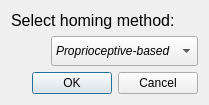
<?xml version="1.0" encoding="UTF-8"?>
<ui version="4.0">
 <class>HomingDialog</class>
 <widget class="QDialog" name="HomingDialog">
  <property name="geometry">
   <rect>
    <x>0</x>
    <y>0</y>
    <width>290</width>
    <height>105</height>
   </rect>
  </property>
  <property name="sizePolicy">
   <sizepolicy hsizetype="Fixed" vsizetype="Fixed">
    <horstretch>0</horstretch>
    <verstretch>0</verstretch>
   </sizepolicy>
  </property>
  <property name="windowTitle">
   <string>Homing Window</string>
  </property>
  <property name="windowIcon">
   <iconset resource="../../resources/resources.qrc">
    <normaloff>:/img/img/grab.jpg</normaloff>:/img/img/grab.jpg</iconset>
  </property>
  <layout class="QVBoxLayout" name="verticalLayout">
   <property name="sizeConstraint">
    <enum>QLayout::SetFixedSize</enum>
   </property>
   <item>
    <widget class="QLabel" name="label">
     <property name="font">
      <font>
       <pointsize>12</pointsize>
      </font>
     </property>
     <property name="text">
      <string>Select homing method:</string>
     </property>
    </widget>
   </item>
   <item>
    <layout class="QHBoxLayout" name="horizontalLayout">
     <item>
      <spacer name="horizontalSpacer">
       <property name="orientation">
        <enum>Qt::Horizontal</enum>
       </property>
       <property name="sizeHint" stdset="0">
        <size>
         <width>40</width>
         <height>20</height>
        </size>
       </property>
      </spacer>
     </item>
     <item>
      <widget class="QComboBox" name="comboBox_homingMethod">
       <property name="minimumSize">
        <size>
         <width>0</width>
         <height>30</height>
        </size>
       </property>
       <property name="font">
        <font>
         <italic>true</italic>
        </font>
       </property>
       <property name="sizeAdjustPolicy">
        <enum>QComboBox::AdjustToContents</enum>
       </property>
       <item>
        <property name="text">
         <string>Proprioceptive-based</string>
        </property>
       </item>
      </widget>
     </item>
    </layout>
   </item>
   <item>
    <widget class="QDialogButtonBox" name="buttonBox">
     <property name="orientation">
      <enum>Qt::Horizontal</enum>
     </property>
     <property name="standardButtons">
      <set>QDialogButtonBox::Cancel|QDialogButtonBox::Ok</set>
     </property>
    </widget>
   </item>
  </layout>
 </widget>
 <resources>
  <include location="../../resources/resources.qrc"/>
 </resources>
 <connections>
  <connection>
   <sender>buttonBox</sender>
   <signal>accepted()</signal>
   <receiver>HomingDialog</receiver>
   <slot>accept()</slot>
   <hints>
    <hint type="sourcelabel">
     <x>248</x>
     <y>254</y>
    </hint>
    <hint type="destinationlabel">
     <x>157</x>
     <y>274</y>
    </hint>
   </hints>
  </connection>
  <connection>
   <sender>buttonBox</sender>
   <signal>rejected()</signal>
   <receiver>HomingDialog</receiver>
   <slot>reject()</slot>
   <hints>
    <hint type="sourcelabel">
     <x>316</x>
     <y>260</y>
    </hint>
    <hint type="destinationlabel">
     <x>286</x>
     <y>274</y>
    </hint>
   </hints>
  </connection>
 </connections>
</ui>
